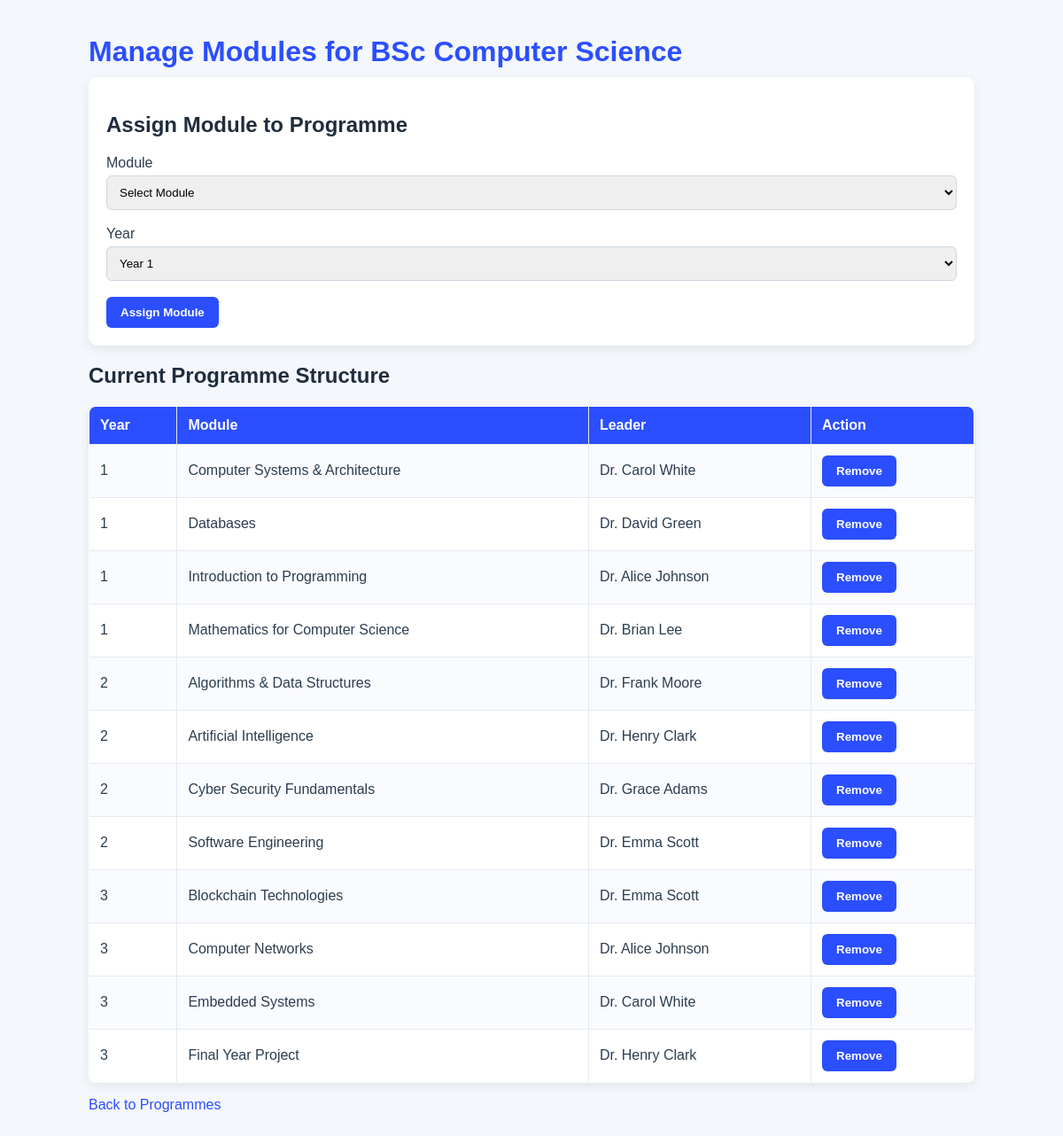
The page /admin/manage_programme_modules.php?programme_id=1 (signed in) on the database its author committed.
### tables this page shows
CREATE TABLE Programmes (
    ProgrammeID INTEGER PRIMARY KEY AUTO_INCREMENT,
    ProgrammeName TEXT NOT NULL,
    LevelID INTEGER,
    ProgrammeLeaderID INTEGER,
    Description TEXT,
    Image TEXT,
    FOREIGN KEY (LevelID) REFERENCES Levels(LevelID),
    FOREIGN KEY (ProgrammeLeaderID) REFERENCES Staff(StaffID)
);

CREATE TABLE ProgrammeModules (
    ProgrammeModuleID INTEGER PRIMARY KEY AUTO_INCREMENT,
    ProgrammeID INTEGER,
    ModuleID INTEGER,
    Year INTEGER,
    FOREIGN KEY (ProgrammeID) REFERENCES Programmes(ProgrammeID),
    FOREIGN KEY (ModuleID) REFERENCES Modules(ModuleID)
);

CREATE TABLE Modules (
    ModuleID INTEGER PRIMARY KEY,
    ModuleName TEXT NOT NULL,
    ModuleLeaderID INTEGER,
    Description TEXT,
    Image TEXT,
    FOREIGN KEY (ModuleLeaderID) REFERENCES Staff(StaffID)
);

CREATE TABLE Staff (
    StaffID INTEGER PRIMARY KEY,
    Name TEXT NOT NULL
);

### admin/manage_programme_modules.php (the view, shortened to what this page needs)
<?php
include '../includes/db.php';
$programmeId = isset($_POST['programme_id']) ? (int) $_POST['programme_id'] : (isset($_GET['programme_id']) ? (int) $_GET['programme_id'] : 0);
$programmeStmt = $conn->prepare("SELECT ProgrammeName FROM Programmes WHERE ProgrammeID = ?");
$programmeStmt->bind_param("i", $programmeId);
$programmeStmt->execute();
$programmeResult = $programmeStmt->get_result();
$programme = $programmeResult->fetch_assoc();
$assignedStmt = $conn->prepare("SELECT pm.ProgrammeModuleID, pm.Year, m.ModuleName, s.Name AS ModuleLeader
                                FROM ProgrammeModules pm
                                JOIN Modules m ON pm.ModuleID = m.ModuleID
                                LEFT JOIN Staff s ON m.ModuleLeaderID = s.StaffID
                                WHERE pm.ProgrammeID = ?
                                ORDER BY pm.Year ASC, m.ModuleName ASC");
$assignedStmt->bind_param("i", $programmeId);
$assignedStmt->execute();
$assignedResult = $assignedStmt->get_result();
?>
<!DOCTYPE html>
<html lang="en">
<head>
    <link rel="stylesheet" href="../assets/css/style.css">
</head>
<body>
<div class="page-container">
    <h1>Manage Modules for <?php echo htmlspecialchars($programme['ProgrammeName']); ?></h1>
    <div class="programme-card">
        <h2>Assign Module to Programme</h2>
        <form method="POST">
            <label>Module</label><br>
            <select name="module_id" required>
                <option value="">Select Module</option>
            </select><br><br>
            <label>Year</label><br>
            <select name="year" required>
                <option value="1">Year 1</option>
            </select><br><br>
            <button type="submit">Assign Module</button>
        </form>
    </div>
    <h2>Current Programme Structure</h2>
    <table border="1" cellpadding="10">
        <tr>
            <th>Year</th>
            <th>Module</th>
            <th>Leader</th>
            <th>Action</th>
        </tr>
        <?php while ($row = $assignedResult->fetch_assoc()): ?>
            <tr>
                <td><?php echo htmlspecialchars($row['Year']); ?></td>
                <td><?php echo htmlspecialchars($row['ModuleName']); ?></td>
                <td><?php echo htmlspecialchars($row['ModuleLeader'] ?? ''); ?></td>
                <td>
                    <form method="POST" style="display:inline;" onsubmit="return confirm('Remove this module from the programme?');">
                        <button type="submit">Remove</button>
                    </form>
                </td>
            </tr>
        <?php endwhile; ?>
    </table>
    <p><a href="programmes.php">Back to Programmes</a></p>
</div>
</body>
</html>

### assets/css/style.css (style rules this page uses)
body { font-family: Arial, sans-serif; margin: 40px; background-color: #f4f7fb; color: #2c3e50; }
.page-container { max-width: 1000px; margin: 0 auto; }
h1 { color: #2b4eff; margin-bottom: 10px; }
h2, h3 { color: #1f2d3d; }
.programme-card, .search-filter-box { background: white; padding: 20px; margin-bottom: 20px; border-radius: 10px; box-shadow: 0 4px 12px rgba(0, 0, 0, 0.08); transition: transform 0.2s ease, box-shadow 0.2s ease; }
input[type="text"], input[type="email"], input[type="password"], select { width: 100%; padding: 10px; border: 1px solid #ccd6e0; border-radius: 6px; margin-top: 5px; }
button, .secondary-button { display: inline-block; padding: 10px 16px; border-radius: 6px; border: none; text-decoration: none; font-weight: bold; cursor: pointer; transition: background 0.2s ease; }
button { background: #2b4eff; color: white; }
a { color: #2b4eff; text-decoration: none; font-weight: 500; }
table { border-collapse: collapse; width: 100%; background: white; border-radius: 8px; overflow: hidden; box-shadow: 0 4px 12px rgba(0, 0, 0, 0.08); }
th { background: #2b4eff; color: white; text-align: left; }
th, td { padding: 12px; border: 1px solid #e5e9ef; }
tr:nth-child(even) { background-color: #f9fbff; }

### rows shown on the page
programmes: ProgrammeName "BSc Computer Science"
programmemodules: Year "1", ModuleID.ModuleName "Computer Systems & Architecture", staff.Name "Dr. Carol White"
programmemodules: Year "1", ModuleID.ModuleName "Databases", staff.Name "Dr. David Green"
programmemodules: Year "1", ModuleID.ModuleName "Introduction to Programming", staff.Name "Dr. Alice Johnson"
programmemodules: Year "1", ModuleID.ModuleName "Mathematics for Computer Science", staff.Name "Dr. Brian Lee"
programmemodules: Year "2", ModuleID.ModuleName "Algorithms & Data Structures", staff.Name "Dr. Frank Moore"
programmemodules: Year "2", ModuleID.ModuleName "Artificial Intelligence", staff.Name "Dr. Henry Clark"
programmemodules: Year "2", ModuleID.ModuleName "Cyber Security Fundamentals", staff.Name "Dr. Grace Adams"
programmemodules: Year "2", ModuleID.ModuleName "Software Engineering", staff.Name "Dr. Emma Scott"
programmemodules: Year "3", ModuleID.ModuleName "Blockchain Technologies", staff.Name "Dr. Emma Scott"
programmemodules: Year "3", ModuleID.ModuleName "Computer Networks", staff.Name "Dr. Alice Johnson"
programmemodules: Year "3", ModuleID.ModuleName "Embedded Systems", staff.Name "Dr. Carol White"
programmemodules: Year "3", ModuleID.ModuleName "Final Year Project", staff.Name "Dr. Henry Clark"
